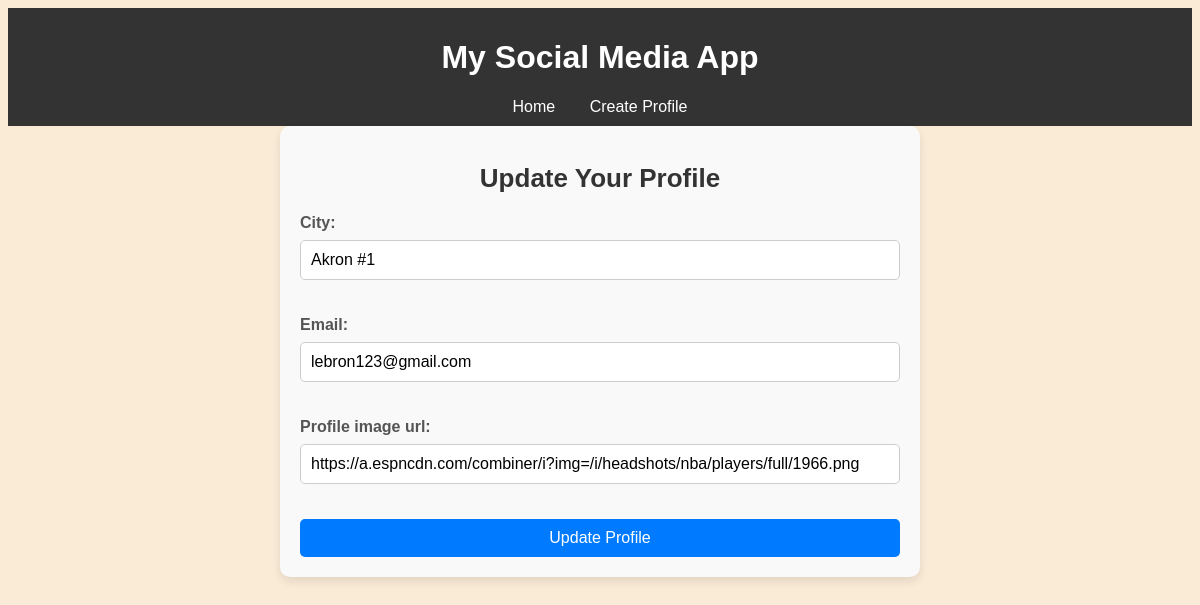
Page /mini_fb/profile/1/update/ on the committed database.
### mini_fb/models.py (models this page shows, shortened)
class Profile(models.Model):
    first_name = models.CharField(max_length=30)
    last_name = models.CharField(max_length=30)
    city = models.CharField(max_length=30)
    email = models.EmailField()
    profile_image_url = models.URLField(max_length=200)

### mini_fb/views.py (the view, shortened to what this page needs)
# urls.py: path('profile/<int:pk>/update/', UpdateProfileView.as_view(), name='update_profile'),
class UpdateProfileView(UpdateView):
    model = Profile
    form_class = UpdateProfileForm
    template_name = 'mini_fb/update_profile_form.html'

### mini_fb/forms.py
class UpdateProfileForm(forms.ModelForm):
    class Meta:
        model = Profile
        fields = ['city', 'email', 'profile_image_url']

### mini_fb/templates/mini_fb/update_profile_form.html (shortened to what this page needs)
{% extends 'mini_fb/base.html' %}
{% block content %}
<div class="form-container">
    <h1>Update Your Profile</h1>
    <form method="post">
        {{ form.as_p }}
        <button type="submit">Update Profile</button>
    </form>
</div>
{% endblock %}

### static/mini_fb.css (style rules this page uses)
body { font-family: Arial, sans-serif; background-color: antiquewhite; }

### mini_fb/templates/mini_fb/update_profile_form.html (style rules this page uses)
.form-container { max-width: 600px; margin: 0 auto; padding: 20px; background-color: #f9f9f9; border-radius: 10px; box-shadow: 0 4px 10px rgba(0, 0, 0, 0.1); font-family: Arial, sans-serif; }
.form-container h1 { text-align: center; margin-bottom: 20px; font-size: 26px; color: #333; }
.form-container label { display: block; margin-bottom: 8px; font-weight: bold; color: #555; }
.form-container input[type="text"], .form-container input[type="email"], .form-container input[type="url"] { width: 100%; padding: 10px; margin-bottom: 20px; border: 1px solid #ccc; border-radius: 5px; font-size: 16px; box-sizing: border-box; }
.form-container button { width: 100%; padding: 10px; background-color: #007bff; color: white; border: none; border-radius: 5px; font-size: 16px; cursor: pointer; transition: background-color 0.3s ease; }
.form-container p { margin-bottom: 15px; color: #555; }

### rows in the picture
Profile: city "Akron #1", email "lebron123@gmail.com", profile_image_url "https://a.espncdn.com/combiner/i?img=/i/headshots/nba/players/full/1966.png"
